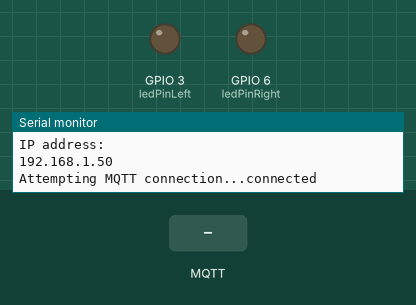
Simulated run of this sketch. Board: ESP32-C6. Parts: output pins drawn as LEDs (lit = HIGH), the last lines printed to the serial monitor. The inputs (shaded band) are chosen by the test bench. WiFi joins after 1.5 s; servers stay silent unless stated; no MQTT or app messages arrive unless stated.

Above: at 5.2 s.
5.3 s: MQTT message "1" arrives on the first subscribed topic
At 6.5 s:
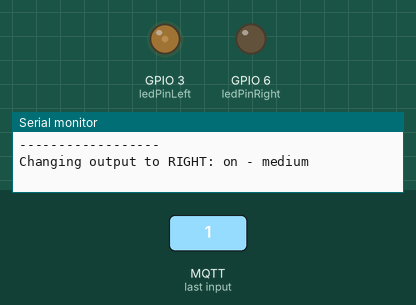
6.8 s: MQTT message "2" arrives on the first subscribed topic
At 7.9 s:
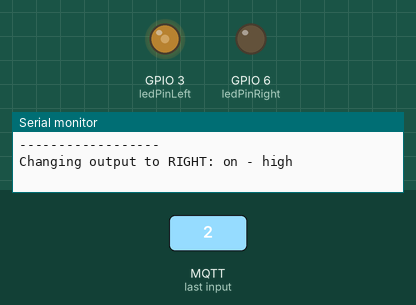
8.3 s: MQTT message "1" arrives on the second subscribed topic
At 9.1 s:
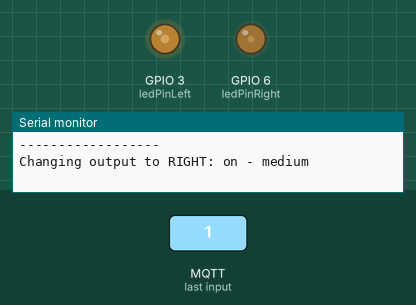
9.8 s: MQTT message "0" arrives on the first subscribed topic
At 11.0 s:
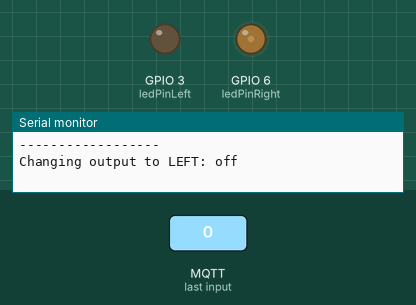
11.3 s: MQTT message "3" arrives on the first subscribed topic
At 12.5 s:
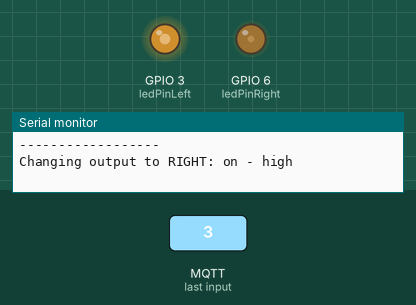
12.8 s: MQTT message "0" arrives on the second subscribed topic
At 13.4 s:
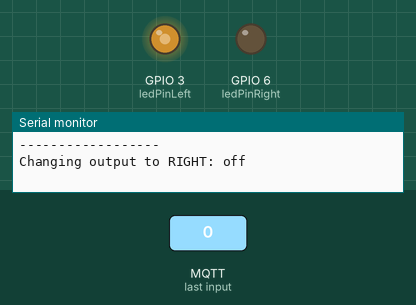
Timing chart, 0 to 15.3 s (numbered marks = the images above; inputs shaded):
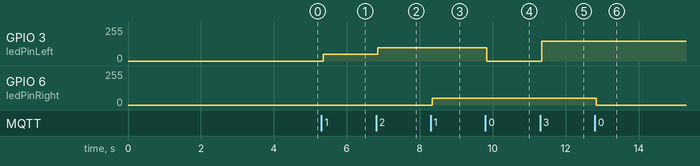

Measured:
- after the input at 5.3 s, GPIO 3 (ledPinLeft): 0/255 → 50/255 after 0.05 s
- after the input at 6.8 s, GPIO 3 (ledPinLeft): 50/255 → 100/255 after 0.05 s
- after the input at 8.3 s, GPIO 6 (ledPinRight): 0/255 → 50/255 after 0.05 s
- after the input at 9.8 s, GPIO 3 (ledPinLeft): 100/255 → 0/255 at once
- after the input at 11.3 s, GPIO 3 (ledPinLeft): 0/255 → 150/255 after 0.05 s
- after the input at 12.8 s, GPIO 6 (ledPinRight): 50/255 → 0/255 at once

The sketch:

LostConnectionIssue.ino
```cpp
#include <WiFi.h>
#include <PubSubClient.h>
#include <Wire.h>
//#include <ESP32Servo.h>
#include <Servo.h>


// MODE-RED (Platform for controlling devices using MQTT)

// WiFi credentials
const char* ssid = "Mateinfo";   // WiFi network SSID
const char* password = "computer";  // WiFi network password
// const char* ssid = "RaspBerry"; //Hotspot SSID
// const char* password = "";

// MQTT Broker IP address and credentials
const char* mqtt_server = "172.30.245.94";  // MQTT broker IP for Wifi
//const char* mqtt_server = "10.42.0.1";  // MQTT broker IP for Hotspot
const char* mqtt_username = "telecomanda";  // MQTT username
const char* mqtt_password = "ABCabc";       // MQTT password


WiFiClient espClient;            // WiFi client
PubSubClient client(espClient);  // MQTT client object
long lastMsg = 0;                // Stores the last message time
char msg[50];                    // Buffer for MQTT message content

const unsigned long CONNECTION_TIMEOUT = 10000; // 10 seconds
unsigned long lastConnectionTime = 0;

// Motor Control Pins
const int ledPinLeft = 3;   // Pin for left motor
const int ledPinRight = 6;  // Pin for right motor


// --------------------------------------------------------------------


//SETUP


void setup_wifi() {
  delay(10);
  Serial.println();
  Serial.print("Connecting to ");
  Serial.println(ssid);

  //start the connection
  WiFi.begin(ssid, password);

  //chack the wifi status
  while (WiFi.status() != WL_CONNECTED) {
    delay(1000);
    Serial.print(".");
    if(WiFi.status() == WL_CONNECT_FAILED)
    {
      Serial.print(" CONNECTION FAILED WOMP ");
    }
    if(WiFi.status() == WL_NO_SSID_AVAIL)
      {
        Serial.print("  No ssid available  ");
      }
  }

  Serial.println("");
  Serial.println("WiFi connected");
  Serial.println("IP address: ");
  Serial.println(WiFi.localIP());
}

// Function to configure MQTT client
void setup_client() {
  client.setServer(mqtt_server, 1883);  // Set the MQTT server
  client.setCallback(callback);  // Set callback function for message reception
}

void setup_motors(){

  pinMode(ledPinLeft, OUTPUT);
  pinMode(ledPinRight, OUTPUT);

   // Start with motors off
  analogWrite(ledPinLeft, 0);
  analogWrite(ledPinRight, 0);
}


void setup() {
  Serial.begin(9600);
  delay(2000);
  setup_wifi();
  setup_client();
  setup_motors();

}

void topic_motor_right(String& message){
  Serial.print("Changing output to ");
  if(message == "0"){
    Serial.println("RIGHT: off");
    analogWrite(ledPinRight, 0);
  }
  else if(message == "1")
  {
    Serial.println("RIGHT: on - medium");
    analogWrite(ledPinRight, 50);
    message = "0";
  }
  else if(message == "2")
  {
    Serial.println("RIGHT: on - high");
    analogWrite(ledPinRight, 100);
    message = "0";
  }
  else if(message == "3")
  {
    Serial.println("RIGHT: on - high");
    analogWrite(ledPinRight, 150);
    message = "0";
  }
  else if(message == "4")
  {
    Serial.println("RIGHT: on - high");
    analogWrite(ledPinRight, 200);
    message = "0";
  }
}


void topic_motor_left(String& message)
{
  Serial.print("Changing output to ");
  if(message == "0"){
    Serial.println("LEFT: off");
    analogWrite(ledPinLeft, 0);
  }
  else if(message == "1")
  {
    Serial.println("RIGHT: on - medium");
    analogWrite(ledPinLeft, 50);
    client.publish("note/left", "Power: 50/255");
    message = "0";
  }
  else if(message == "2")
  {
    Serial.println("RIGHT: on - high");
    analogWrite(ledPinLeft, 100);
    client.publish("note/left", "Power: 100/255");
    message = "0";
  }
  else if(message == "3")
  {
    Serial.println("RIGHT: on - high");
    analogWrite(ledPinLeft, 150);
    client.publish("note/left", "Power: 150/255");
    message = "0";
  }
  else if(message == "4")
  {
    Serial.println("RIGHT: on - high");
    analogWrite(ledPinLeft, 200);
    client.publish("note/left", "Power: 200/255");
    message = "0";
  }
}

void callback(char* topic, byte* message, unsigned int length) {
  Serial.print("Message arrived on topic: ");
  Serial.print(topic);
  Serial.print(". Message: ");
  String messageTemp;

  for (int i = 0; i < length; i++) {
    messageTemp += (char)message[i];
  }
  Serial.println(messageTemp);
  Serial.println("------------------");

  // Control GPIOs with MQTT using topics
  if(String(topic)=="motor/right")
  {
    topic_motor_right(messageTemp);
  }
  else if(String(topic)=="motor/left")
  {
    topic_motor_left(messageTemp);
  }
}


void reconnect() {
  // Loop until we're reconnected
  while (!client.connected()) {
    Serial.print("Attempting MQTT connection...");
    delay(100);
    // Attempt to connect with username and password
    if (client.connect("ESP8266Client", mqtt_username, mqtt_password)) {
      Serial.println("connected");

      // Subscribe to your topics
      client.subscribe("motor/left");
      client.subscribe("motor/right");

      // update last connection
      lastConnectionTime = millis();


    } else {
      Serial.print("failed, rc=");
      Serial.print(client.state());
      Serial.println(" try again in 5 seconds");
      delay(5000);

      if (millis() - lastConnectionTime > CONNECTION_TIMEOUT) {
        Serial.println("Connection timeout, stopping motors");
        delay(100);
        //stopping motors
        analogWrite(ledPinRight, 0);
        analogWrite(ledPinLeft, 0);

      }
    }
  }
}


void loop() {

  if (!client.connected()) {
    reconnect();
  }
  else{
    lastConnectionTime = millis();
  }

  client.loop();

}
```
